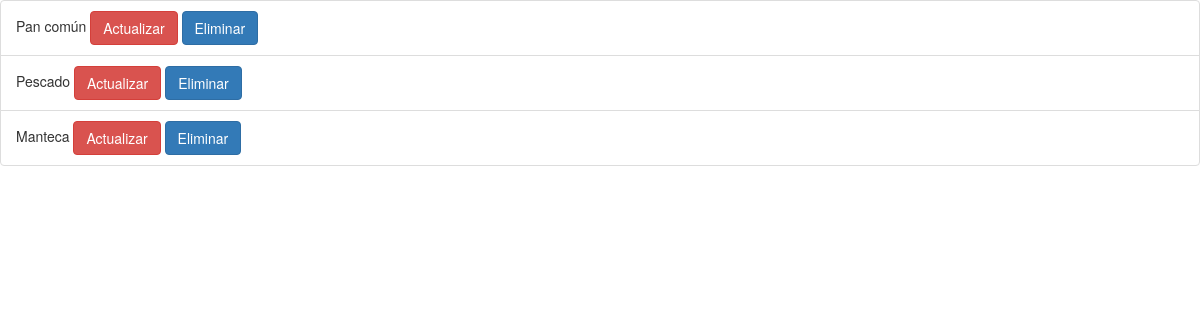
Before: /admin/front/ (signed in) with the older database file.
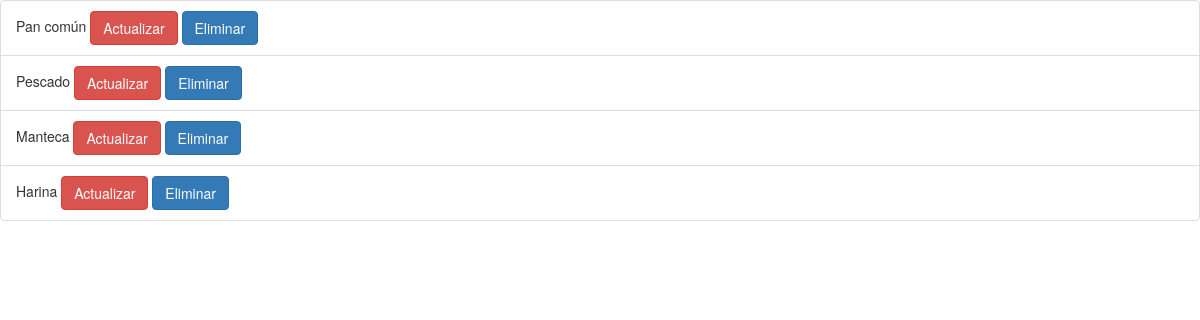
After: the same page with the newer database file.
### app/models.py (models this page shows, shortened)
class Producto(db.Model):
    __tablename__="productos"
    id = db.Column(db.Integer, primary_key=True)
    producto = db.Column(db.String(35), unique=True, nullable=False)
    precio = db.Column(db.Float, nullable=False)
    descripcion = db.Column(db.String(100))
    img_pro = db.Column(db.String(100),default="")
    def __repr__(self):
        return '<Producto: %r>' % self.producto

### app/admin/routes.py (the view)
@admin.route('/admin/front/')
@login_required
def front():
    productos = Producto.query.all()
    print(productos)
    return render_template('admin/front.html',prod= productos)

### app/models.py (called while the page is built)
    @login_manager.user_loader
    def load_user(user_id):
        return User.query.get(user_id)

### app/admin/templates/admin/front.html
{% extends "bootstrap/base.html" %}
{% block content %}
<ul class="list-group list-group-flush">
	{% for producto in prod %}
	<li class="list-group-item mx-2">{{ producto.producto }}
		<a href="{{ url_for('admin.modificar_producto',_id=producto.id ) }}" class=" btn btn-danger"> Actualizar </a>
		<a href="{{ url_for('admin.delete',id=producto.id) }}" class=" btn btn-primary">Eliminar</a> </li>
	{% endfor %}
</ul>
{% endblock %}

Changed rows visible on the page:
added Producto: producto "Harina"
